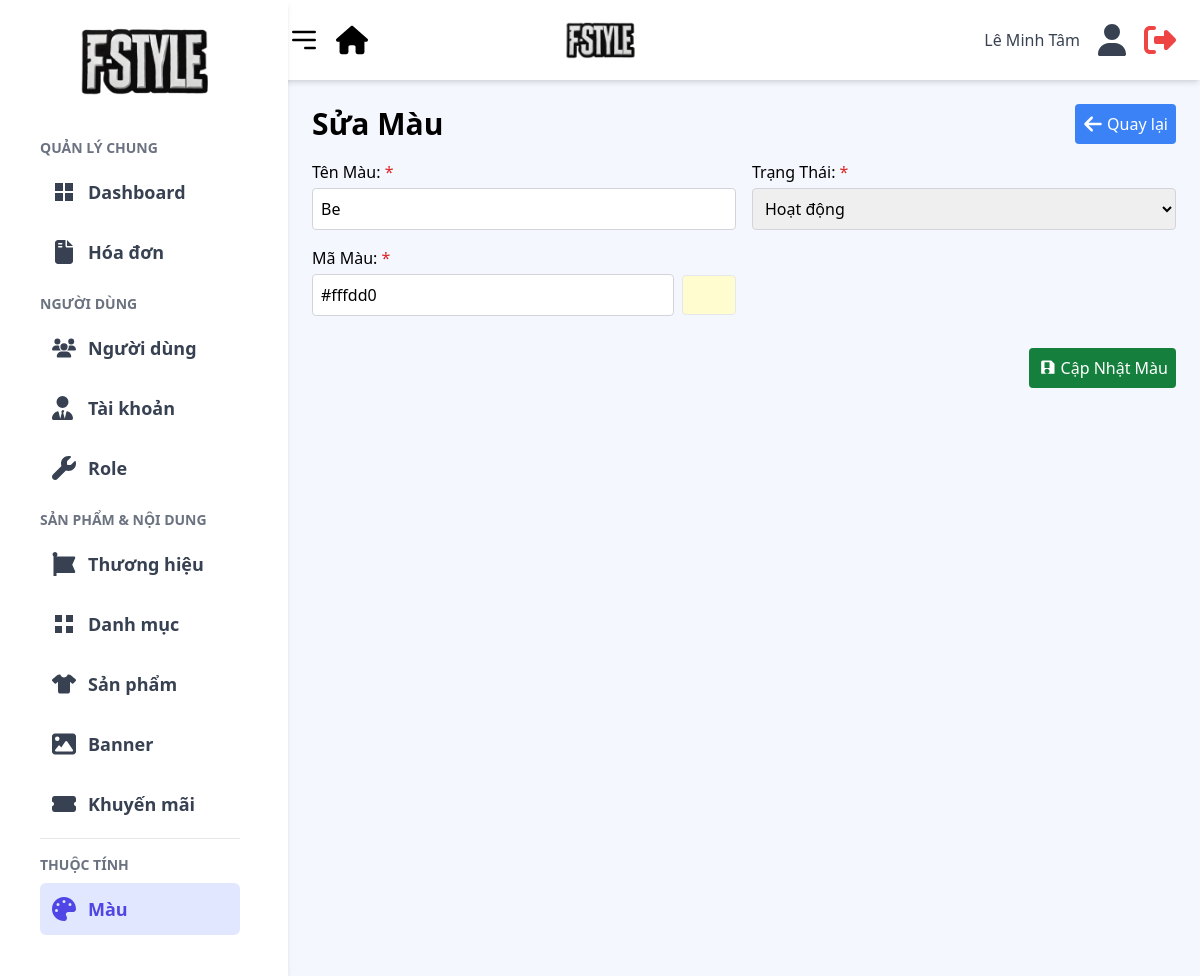
Screenshot of /admin/views/color/edit.php?id=4e22ee56-264c-46c5-bf4c-4c836ce32625 (signed in) with the database file from the repository.
### tables this page shows
CREATE TABLE `color` (
  `color_id` varchar(50) NOT NULL,
  `color_name` varchar(50) NOT NULL,
  `color_code` varchar(20) DEFAULT NULL,
  `status` tinyint(4) DEFAULT 1
);

### admin/model/colorModel.php (called while the page is built, shortened)
<?php
function getColorById($conn, $color_id) {
    $sql = "SELECT * FROM color WHERE color_id = ?";
    $stmt = $conn->prepare($sql);
    $stmt->bind_param("s", $color_id);
    $stmt->execute();
    return $stmt->get_result()->fetch_assoc();
}
?>

### admin/views/color/edit.php (the view, shortened to what this page needs)
<?php
include("../../includes/header.php");
require_once('../../../includes/db.php');
$color_id = isset($_GET['id']) ? trim($_GET['id']) : '';
$currentColor = getColorById($conn, $color_id);
$errors = processEditColor($conn, $color_id);
?>
<main class="container mx-auto p-6">
    <div class="flex justify-between items-center mb-4">
        <h1 class="text-3xl font-bold">Sửa Màu</h1>
        <a href="index.php" class="bg-blue-500 hover:bg-blue-600 text-white p-2 rounded flex items-center">
            <span class="hidden md:inline-block">Quay lại</span>
        </a>
    </div>
    <form method="POST" action="">
        <div class="flex flex-wrap -mx-2 mb-4">
            <div class="w-full md:w-1/2 px-2">
                <div class="mb-4">
                    <label for="color_name" class="block mb-1 font-medium">
                        Tên Màu:
                        <span class="text-red-600">*</span>
                    </label>
                    <input type="text" name="color_name" id="color_name"
                        class="w-full p-2 border <?= !empty($errors['color_name']) ? 'border-red-500' : 'border-gray-300'; ?> rounded"
                        value="<?= isset($_POST['color_name']) ? htmlspecialchars($_POST['color_name']) : htmlspecialchars($currentColor['color_name']); ?>">
                </div>
                <div class="mb-4">
                    <label for="color_code" class="block mb-1 font-medium">
                        Mã Màu:
                        <span class="text-red-600">*</span>
                    </label>
                    <div class="flex items-center space-x-2">
                        <input type="text" name="color_code" id="color_code"
                            class="w-full p-2 border <?= !empty($errors['color_code']) ? 'border-red-500' : 'border-gray-300'; ?> rounded"
                            placeholder="#FFFFFF"
                            value="<?= isset($_POST['color_code']) ? htmlspecialchars($_POST['color_code']) : htmlspecialchars($currentColor['color_code']); ?>">
                        <div id="color_preview" class="w-16 h-10 rounded border"></div>
                    </div>
                </div>
            </div>
            <div class="w-full md:w-1/2 px-2">
                <div class="mb-4">
                    <label for="status" class="block mb-1 font-medium">
                        Trạng Thái:
                        <span class="text-red-600">*</span>
                    </label>
                    <select name="status" id="status"
                        class="w-full p-2 border <?= !empty($errors['status']) ? 'border-red-500' : 'border-gray-300'; ?> rounded">
                        <option value="1"
                            <?= ((isset($_POST['status']) && $_POST['status'] == 1) || (!isset($_POST['status']) && $currentColor['status'] == 1)) ? 'selected' : '' ?>>
                            Hoạt động
                        </option>
                    </select>
                </div>
            </div>
        </div>
        <div class="flex justify-end items-center">
            <button type="submit" class="bg-green-700 hover:bg-green-800 text-white p-2 rounded flex items-center">
                <svg xmlns="http://www.w3.org/2000/svg" class="w-5 h-5 mr-1" fill="currentColor" viewBox="0 0 24 24">
                    <path d="M17 3H7c-1.1 0-2 .9-2 2v14h16V7l-4-4zM12 19c-1.66 0-3-1.34-3-3
                             s1.34-3 3-3 3 1.34 3 3-1.34 3-3 3zm3-7H9V5h6v7z" />
                </svg>
                Cập Nhật Màu
            </button>
        </div>
    </form>
</main>
<?php
include('../../includes/footer.php');
?>

### rows the page displays
color: color_name "Be", color_code "#fffdd0", status "Hoạt động"

### other values shown
$adminName "Lê Minh Tâm"
